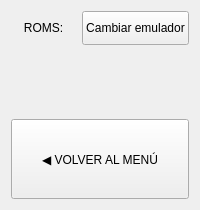
            <widget class="QWidget" name="settingsPage">
             <property name="sizePolicy">
              <sizepolicy hsizetype="Expanding" vsizetype="Expanding">
               <horstretch>0</horstretch>
               <verstretch>0</verstretch>
              </sizepolicy>
             </property>
             <layout class="QVBoxLayout" name="verticalLayout_10" stretch="2,2,2,1">
              <item>
               <layout class="QHBoxLayout" name="horizontalLayout_4">
                <item>
                 <widget class="QLabel" name="label">
                  <property name="text">
                   <string>ROMS:</string>
                  </property>
                  <property name="alignment">
                   <set>Qt::AlignmentFlag::AlignCenter</set>
                  </property>
                 </widget>
                </item>
                <item>
                 <widget class="QPushButton" name="pushButton">
                  <property name="sizePolicy">
                   <sizepolicy hsizetype="Minimum" vsizetype="Expanding">
                    <horstretch>0</horstretch>
                    <verstretch>0</verstretch>
                   </sizepolicy>
                  </property>
                  <property name="text">
                   <string>Cambiar emulador</string>
                  </property>
                 </widget>
                </item>
               </layout>
              </item>
              <item>
               <layout class="QHBoxLayout" name="horizontalLayout_6">
                <item>
                 <spacer name="verticalSpacer_2">
                  <property name="orientation">
                   <enum>Qt::Orientation::Vertical</enum>
                  </property>
                  <property name="sizeHint" stdset="0">
                   <size>
                    <width>20</width>
                    <height>40</height>
                   </size>
                  </property>
                 </spacer>
                </item>
               </layout>
              </item>
              <item>
               <layout class="QHBoxLayout" name="horizontalLayout_7">
                <item>
                 <spacer name="verticalSpacer_3">
                  <property name="orientation">
                   <enum>Qt::Orientation::Vertical</enum>
                  </property>
                  <property name="sizeHint" stdset="0">
                   <size>
                    <width>20</width>
                    <height>40</height>
                   </size>
                  </property>
                 </spacer>
                </item>
               </layout>
              </item>
              <item>
               <widget class="QPushButton" name="settingsBackButton">
                <property name="minimumSize">
                 <size>
                  <width>0</width>
                  <height>80</height>
                 </size>
                </property>
                <property name="text">
                 <string>◀ VOLVER AL MENÚ</string>
                </property>
                <property name="type" stdset="0">
                 <string>secondary</string>
                </property>
               </widget>
              </item>
             </layout>
            </widget>
